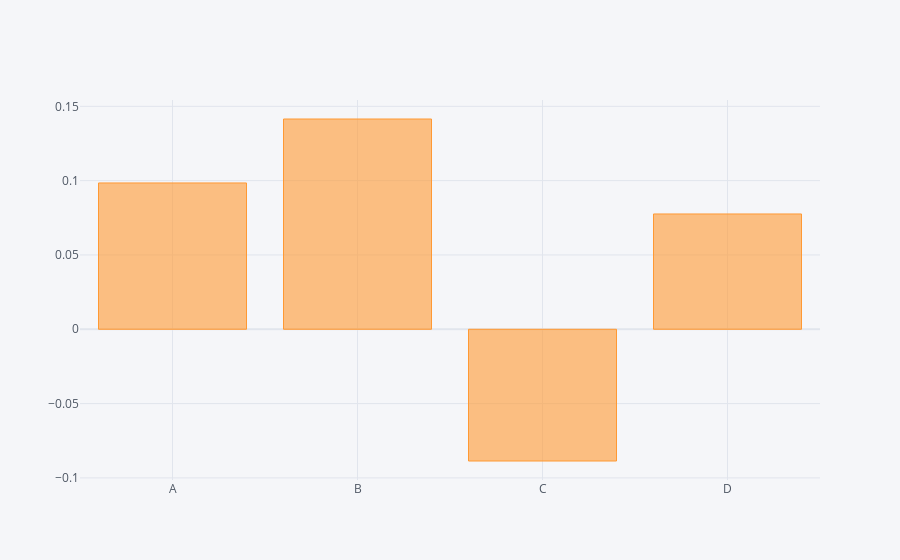

The notebook cell this image was saved under:
### Code cell
df.mean().iplot(kind="bar")

### Figure 1 — Plotly figure (JSON) as saved in the notebook; plotly's stock layout.template omitted (floating-point values rounded to 4 significant figures)
{"data": [{"marker": {"color": "rgba(255, 153, 51, 0.6)", "line": {"color": "rgba(255, 153, 51, 1.0)", "width": 1}}, "name": "None", "orientation": "v", "text": "", "type": "bar", "x": ["A", "B", "C", "D"], "y": [0.09844, 0.1415, -0.08862, 0.07757]}], "layout": {"legend": {"bgcolor": "#F5F6F9", "font": {"color": "#4D5663"}}, "paper_bgcolor": "#F5F6F9", "plot_bgcolor": "#F5F6F9", "title": {"font": {"color": "#4D5663"}}, "xaxis": {"gridcolor": "#E1E5ED", "showgrid": true, "tickfont": {"color": "#4D5663"}, "title": {"font": {"color": "#4D5663"}, "text": ""}, "zerolinecolor": "#E1E5ED"}, "yaxis": {"gridcolor": "#E1E5ED", "showgrid": true, "tickfont": {"color": "#4D5663"}, "title": {"font": {"color": "#4D5663"}, "text": ""}, "zerolinecolor": "#E1E5ED"}}}
